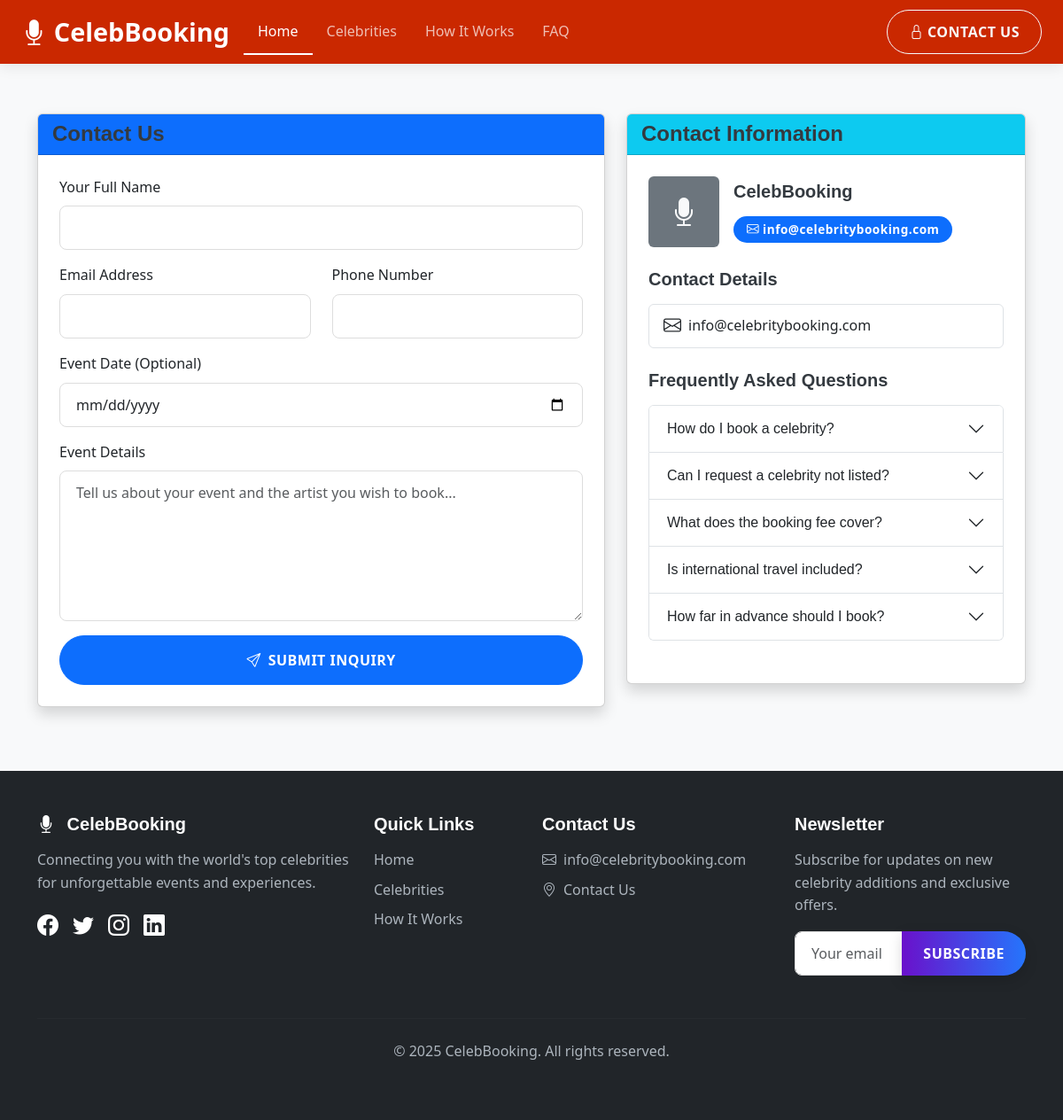
/stars/contact.php, run on the app's committed database.
### tables this page shows
CREATE TABLE `site_settings` (
  `id` int(11) NOT NULL,
  `setting_key` varchar(50) NOT NULL,
  `setting_value` text NOT NULL,
  `created_at` timestamp NOT NULL DEFAULT current_timestamp(),
  `updated_at` timestamp NOT NULL DEFAULT current_timestamp() ON UPDATE current_timestamp()
);

### includes/functions.php (called while the page is built, shortened)
<?php
function getSiteSetting($pdo, $key)
{
    $stmt = $pdo->prepare("SELECT setting_value FROM site_settings WHERE setting_key = ?");
    $stmt->execute([$key]);
    $result = $stmt->fetch();
    return $result ? $result['setting_value'] : '';
}
function getAllSiteSettings($pdo)
{
    $stmt = $pdo->query("SELECT setting_key, setting_value FROM site_settings");
    return $stmt->fetchAll(PDO::FETCH_KEY_PAIR);
}
function getContactSettings($pdo)
{
    $settings = getAllSiteSettings($pdo);
    return [
        'site_name' => $settings['site_name'] ?? 'Celebrity Booking',
        'contact_email' => $settings['email'] ?? 'contact@example.com',
        'phone_number' => $settings['phone_number'] ?? '',
        'address' => $settings['address'] ?? ''
    ];
}

### stars/contact.php (the view, shortened to what this page needs)
<?php
require_once '../includes/db.php';
require_once '../includes/functions.php';
$settings = getContactSettings($pdo);
$contactEmail = $settings['contact_email'];
$formData = [
    'name' => '',
    'email' => '',
    'phone' => '',
    'date' => '',
    'details' => ''
];
require_once 'header.php';
?>
<div class="container py-5" style="margin-top: 80px;">
    <div class="row">
        <div class="col-md-7 mb-4">
            <div class="card shadow">
                <div class="card-header bg-primary text-white">
                    <h4 class="mb-0">Contact Us</h4>
                </div>
                <div class="card-body">
                    <form method="POST">
                        <div class="mb-3">
                            <label for="name" class="form-label">Your Full Name</label>
                            <input type="text" class="form-control" id="name" name="name"
                                value="<?= $formData['name'] ?>" required>
                        </div>
                        <div class="row mb-3">
                            <div class="col-md-6">
                                <label for="email" class="form-label">Email Address</label>
                                <input type="email" class="form-control" id="email" name="email"
                                    value="<?= $formData['email'] ?>" required>
                            </div>
                            <div class="col-md-6">
                                <label for="phone" class="form-label">Phone Number</label>
                                <input type="tel" class="form-control" id="phone" name="phone"
                                    value="<?= $formData['phone'] ?>" required>
                            </div>
                        </div>
                        <div class="mb-3">
                            <label for="date" class="form-label">Event Date (Optional)</label>
                            <input type="date" class="form-control" id="date" name="date"
                                value="<?= $formData['date'] ?>" min="<?= date('Y-m-d') ?>">
                        </div>
                        <div class="mb-3">
                            <label for="details" class="form-label">Event Details</label>
                            <textarea class="form-control" id="details" name="details" rows="6" required
                                placeholder="Tell us about your event and the artist you wish to book..."><?= $formData['details'] ?></textarea>
                        </div>
                        <div class="d-grid">
                            <button type="submit" class="btn btn-primary btn-lg">
                                <i class="bi bi-send me-2"></i>Submit Inquiry
                            </button>
                        </div>
                    </form>
                </div>
            </div>
        </div>
        <div id="faq" class="col-md-5">
            <div class="card shadow sticky-top" style="top: 90px;">
                <div class="card-header bg-info text-white">
                    <h4 class="mb-0">Contact Information</h4>
                </div>
                <div class="card-body">
                    <div class="d-flex align-items-center mb-4">
                        <div class="flex-shrink-0">
                            <div class="bg-secondary rounded d-flex align-items-center justify-content-center"
                                style="width: 80px; height: 80px;">
                                <i class="bi bi-mic-fill text-light" style="font-size: 2rem;"></i>
                            </div>
                        </div>
                        <div class="flex-grow-1 ms-3">
                            <h5><?= htmlspecialchars($siteName) ?></h5>
                            <span class="badge bg-primary">
                                <i class="bi bi-envelope me-1"></i><?= htmlspecialchars($contactEmail) ?>
                            </span>
                        </div>
                    </div>
                    <div class="mb-4">
                        <h5>Contact Details</h5>
                        <ul class="list-group">
                            <li class="list-group-item d-flex align-items-center">
                                <i class="bi bi-envelope me-2 fs-5"></i>
                                <span><?= htmlspecialchars($contactEmail) ?></span>
                            </li>
                        </ul>
                    </div>
                    <div class="mb-4">
                        <h5 class="mb-3">Frequently Asked Questions</h5>
                        <div class="accordion" id="faqAccordion">
                            <div class="accordion-item">
                                <h2 class="accordion-header" id="faqHeadingOne">
                                    <button class="accordion-button collapsed" type="button" data-bs-toggle="collapse"
                                        data-bs-target="#faqCollapseOne" aria-expanded="false"
                                        aria-controls="faqCollapseOne">
                                        How do I book a celebrity?
                                    </button>
                                </h2>
                            </div>
                            <div class="accordion-item">
                                <h2 class="accordion-header" id="faqHeadingTwo">
                                    <button class="accordion-button collapsed" type="button" data-bs-toggle="collapse"
                                        data-bs-target="#faqCollapseTwo" aria-expanded="false"
                                        aria-controls="faqCollapseTwo">
                                        Can I request a celebrity not listed?
                                    </button>
                                </h2>
                            </div>
                            <div class="accordion-item">
                                <h2 class="accordion-header" id="faqHeadingThree">
                                    <button class="accordion-button collapsed" type="button" data-bs-toggle="collapse"
                                        data-bs-target="#faqCollapseThree" aria-expanded="false"
                                        aria-controls="faqCollapseThree">
                                        What does the booking fee cover?
                                    </button>
                                </h2>
                            </div>
                            <div class="accordion-item">
                                <h2 class="accordion-header" id="faqHeadingFour">
                                    <button class="accordion-button collapsed" type="button" data-bs-toggle="collapse"
                                        data-bs-target="#faqCollapseFour" aria-expanded="false"
                                        aria-controls="faqCollapseFour">
                                        Is international travel included?
                                    </button>
                                </h2>
                            </div>
                            <div class="accordion-item">
                                <h2 class="accordion-header" id="faqHeadingFive">
                                    <button class="accordion-button collapsed" type="button" data-bs-toggle="collapse"
                                        data-bs-target="#faqCollapseFive" aria-expanded="false"
                                        aria-controls="faqCollapseFive">
                                        How far in advance should I book?
                                    </button>
                                </h2>
                            </div>
                        </div>
                    </div>
                </div>
            </div>
        </div>
    </div>
</div>
<?php include 'footer.php'; ?>

### stars/header.php (shortened to what this page needs)
<?php
$siteName = getSiteSetting($pdo, 'site_name');
$email = getSiteSetting($pdo, 'email');
$facebook = getSiteSetting($pdo, 'facebook');
$twitter = getSiteSetting($pdo, 'twitter');
$instagram = getSiteSetting($pdo, 'instagram');
$linkedin = getSiteSetting($pdo, 'linkedin');
?>
<!DOCTYPE html>
<html lang="en">
    <head>
        <link href="https://cdn.jsdelivr.net/npm/bootstrap@5.3.0/dist/css/bootstrap.min.css" rel="stylesheet">
        <link rel="stylesheet" href="https://cdn.jsdelivr.net/npm/swiper@10/swiper-bundle.min.css" />
        <link href="https://unpkg.com/aos@2.3.1/dist/aos.css" rel="stylesheet">
        <link rel="stylesheet" href="assets/css/custom.css">
        <link rel="stylesheet" href="https://cdn.jsdelivr.net/npm/bootstrap-icons@1.10.0/font/bootstrap-icons.css">
    </head>
    <body>
        <nav class="navbar navbar-expand-lg navbar-dark fixed-top">
            <div class="container">
                <a class="navbar-brand" href="index.php">
                    <i class="bi bi-mic-fill me-2"></i><?= $siteName ?>
                </a>
                <div class="collapse navbar-collapse" id="navbarNav">
                    <ul class="navbar-nav me-auto mb-2 mb-lg-0">
                        <li class="nav-item">
                            <a class="nav-link active" aria-current="page" href="index.php">Home</a>
                        </li>
                        <li class="nav-item">
                            <a class="nav-link" href="index.php#featured">Celebrities</a>
                        </li>
                        <li class="nav-item">
                            <a class="nav-link" href="index.php#how-it-works">How It Works</a>
                        </li>
                        <li class="nav-item">
                            <a class="nav-link" href="contact.php#faq">FAQ</a>
                        </li>
                    </ul>
                    <div class="d-flex">
                        <a href="contact.php" class="btn btn-outline-light">
                            <i class="bi bi-lock me-1"></i>Contact Us
                        </a>
                    </div>
                </div>
            </div>
        </nav>

### stars/footer.php (shortened to what this page needs)
<footer class="bg-dark-blue text-white py-5">
    <div class="container">
        <div class="row">
            <div class="col-md-4 mb-4" data-aos="fade-right">
                <h5 class="mb-3 text-white fw-bold"><i class="bi bi-mic-fill me-2"></i> <?= $siteName ?></h5>
                <p class="text-light-grey">Connecting you with the world's top celebrities for unforgettable
                    events and
                    experiences.</p>
                <div class="d-flex gap-3 mb-3">
                    <?php if ($facebook): ?>
                    <a href="<?= $facebook ?>" class="text-white fs-4"><i class="bi bi-facebook"></i></a>
                    <?php endif; ?>
                    <?php if ($twitter): ?>
                    <a href="<?= $twitter ?>" class="text-white fs-4"><i class="bi bi-twitter"></i></a>
                    <?php endif; ?>
                    <?php if ($instagram): ?>
                    <a href="<?= $instagram ?>" class="text-white fs-4"><i class="bi bi-instagram"></i></a>
                    <?php endif; ?>
                    <?php if ($linkedin): ?>
                    <a href="<?= $linkedin ?>" class="text-white fs-4"><i class="bi bi-linkedin"></i></a>
                    <?php endif; ?>
                </div>
            </div>
            <div class="col-md-2 mb-4" data-aos="fade-up" data-aos-delay="100">
                <h5 class="mb-3 text-white fw-bold">Quick Links</h5>
                <ul class="list-unstyled">
                    <li class="mb-2"><a href="index.php" class="text-light-grey text-decoration-none">Home</a>
                    </li>
                    <li class="mb-2"><a href="index.php#featured"
                            class="text-light-grey text-decoration-none">Celebrities</a>
                    </li>
                    <li class="mb-2"><a href="index.php#how-it-works" class="text-light-grey text-decoration-none">How
                            It
                            Works</a></li>
                </ul>
            </div>
            <div class="col-md-3 mb-4" data-aos="fade-up" data-aos-delay="200">
                <h5 class="mb-3 text-white fw-bold">Contact Us</h5>
                <ul class="list-unstyled text-light-grey">
                    <?php if ($email): ?>
                    <li class="mb-2"><i class="bi bi-envelope me-2"></i><?= $email ?></li><?php endif; ?>
                    <li class="mb-2"><i class="bi bi-geo-alt me-2"></i><a href="contact.php"
                            class="text-light-grey text-decoration-none">Contact Us</a>
                    </li>
                </ul>
            </div>
            <div class="col-md-3 mb-4">
                <h5 class="mb-3 text-white fw-bold">Newsletter</h5>
                <p class="text-light-grey">Subscribe for updates on new celebrity additions and exclusive
                    offers.</p>
                <div class="input-group">
                    <input type="email" class="form-control" placeholder="Your email">
                    <button class="btn btn-primary-custom" type="button">Subscribe</button>
                </div>
            </div>
        </div>
        <hr class="my-4 border-light-grey">
        <div class="text-center text-light-grey">
            <p>&copy; <?= date('Y') ?> <?= $siteName ?>. All rights reserved.</p>
        </div>
    </div>
</footer>
</body>
</html>

### data on the page
site_settings: setting_value "CelebBooking"
site_settings: setting_value "info@celebritybooking.com"

### other printed values
$contactEmail "info@celebritybooking.com"
